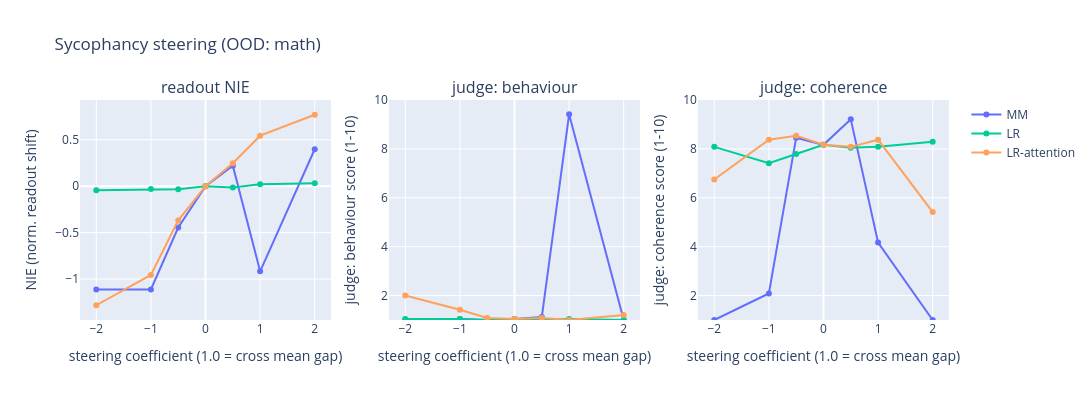

The notebook cell saved with this chart:
### Code cell
# --- Sycophancy steering: OOD (math domain) ---
syc_ood_raw, syc_ood_lab = syc_ood.extra["raw"], syc_ood.labels.tolist()
syc_ood_neg = [r for r, l in zip(syc_ood_raw, syc_ood_lab) if l == 0][:32]
syc_ood_pos = [r for r, l in zip(syc_ood_raw, syc_ood_lab) if l == 1][:32]
# False-claim only, as ID above (614 available in the math pool; 30% of it is true-claim).
syc_ood_users, _ = datasets.syc_stratified_users(syc_ood, N_JUDGE_PROMPTS, false_frac=1.0)
syc_ood_prompts = [chat_text([{"role": "user", "content": u}], add_generation_prompt=True) for u in syc_ood_users]
print("=== Sycophancy steering: OUT-OF-DISTRIBUTION (math) ===")
syc_ood_results = steering_nie_llm_evaluation(SYCOPHANCY_SPEC, syc_dirs, syc_ood_prompts, syc_ood_neg, syc_ood_pos, COEFS)
plot_steering_effects(syc_ood_results, "Sycophancy steering (OOD: math)")

### Figure 1 — Plotly figure (JSON) as saved in the notebook; plotly's stock layout.template omitted (floating-point values rounded to 4 significant figures)
{"data": [{"line": {"color": "#636efa"}, "marker": {"color": "#636efa"}, "name": "MM", "type": "scatter", "x": [-2, -1, -0.5, 0, 0.5, 1, 2], "xaxis": "x", "y": [-1.113, -1.111, -0.4449, 0, 0.2197, -0.9165, 0.3973], "yaxis": "y"}, {"line": {"color": "#636efa"}, "marker": {"color": "#636efa"}, "name": "MM", "showlegend": false, "type": "scatter", "x": [-2, -1, -0.5, 0, 0.5, 1, 2], "xaxis": "x2", "y": [1, 1.042, 1, 1.042, 1.125, 9.417, 1], "yaxis": "y2"}, {"line": {"color": "#636efa"}, "marker": {"color": "#636efa"}, "name": "MM", "showlegend": false, "type": "scatter", "x": [-2, -1, -0.5, 0, 0.5, 1, 2], "xaxis": "x3", "y": [1, 2.083, 8.458, 8.167, 9.208, 4.167, 1], "yaxis": "y3"}, {"line": {"color": "#00cc96"}, "marker": {"color": "#00cc96"}, "name": "LR", "type": "scatter", "x": [-2, -1, -0.5, 0, 0.5, 1, 2], "xaxis": "x", "y": [-0.04319, -0.03145, -0.03312, 0, -0.01458, 0.02116, 0.03102], "yaxis": "y"}, {"line": {"color": "#00cc96"}, "marker": {"color": "#00cc96"}, "name": "LR", "showlegend": false, "type": "scatter", "x": [-2, -1, -0.5, 0, 0.5, 1, 2], "xaxis": "x2", "y": [1.042, 1.042, 1, 1.042, 1, 1.042, 1], "yaxis": "y2"}, {"line": {"color": "#00cc96"}, "marker": {"color": "#00cc96"}, "name": "LR", "showlegend": false, "type": "scatter", "x": [-2, -1, -0.5, 0, 0.5, 1, 2], "xaxis": "x3", "y": [8.083, 7.417, 7.792, 8.167, 8.042, 8.083, 8.292], "yaxis": "y3"}, {"line": {"color": "#FFA15A"}, "marker": {"color": "#FFA15A"}, "name": "LR-attention", "type": "scatter", "x": [-2, -1, -0.5, 0, 0.5, 1, 2], "xaxis": "x", "y": [-1.282, -0.9553, -0.3682, 0, 0.247, 0.5435, 0.7689], "yaxis": "y"}, {"line": {"color": "#FFA15A"}, "marker": {"color": "#FFA15A"}, "name": "LR-attention", "showlegend": false, "type": "scatter", "x": [-2, -1, -0.5, 0, 0.5, 1, 2], "xaxis": "x2", "y": [2, 1.417, 1.083, 1.042, 1.083, 1, 1.208], "yaxis": "y2"}, {"line": {"color": "#FFA15A"}, "marker": {"color": "#FFA15A"}, "name": "LR-attention", "showlegend": false, "type": "scatter", "x": [-2, -1, -0.5, 0, 0.5, 1, 2], "xaxis": "x3", "y": [6.75, 8.375, 8.542, 8.167, 8.083, 8.375, 5.417], "yaxis": "y3"}], "layout": {"annotations": [{"font": {"size": 16}, "showarrow": false, "text": "readout NIE", "x": 0.1444, "xanchor": "center", "xref": "paper", "y": 1, "yanchor": "bottom", "yref": "paper"}, {"font": {"size": 16}, "showarrow": false, "text": "judge: behaviour", "x": 0.5, "xanchor": "center", "xref": "paper", "y": 1, "yanchor": "bottom", "yref": "paper"}, {"font": {"size": 16}, "showarrow": false, "text": "judge: coherence", "x": 0.8556, "xanchor": "center", "xref": "paper", "y": 1, "yanchor": "bottom", "yref": "paper"}], "height": 400, "title": {"text": "Sycophancy steering (OOD: math)"}, "width": 1250, "xaxis": {"anchor": "y", "domain": [0, 0.2889], "title": {"text": "steering coefficient (1.0 = cross mean gap)"}}, "xaxis2": {"anchor": "y2", "domain": [0.3556, 0.6444], "title": {"text": "steering coefficient (1.0 = cross mean gap)"}}, "xaxis3": {"anchor": "y3", "domain": [0.7111, 1], "title": {"text": "steering coefficient (1.0 = cross mean gap)"}}, "yaxis": {"anchor": "x", "domain": [0, 1], "title": {"text": "NIE (norm. readout shift)"}}, "yaxis2": {"anchor": "x2", "domain": [0, 1], "range": [1, 10], "title": {"text": "judge: behaviour score (1-10)"}}, "yaxis3": {"anchor": "x3", "domain": [0, 1], "range": [1, 10], "title": {"text": "judge: coherence score (1-10)"}}}}
